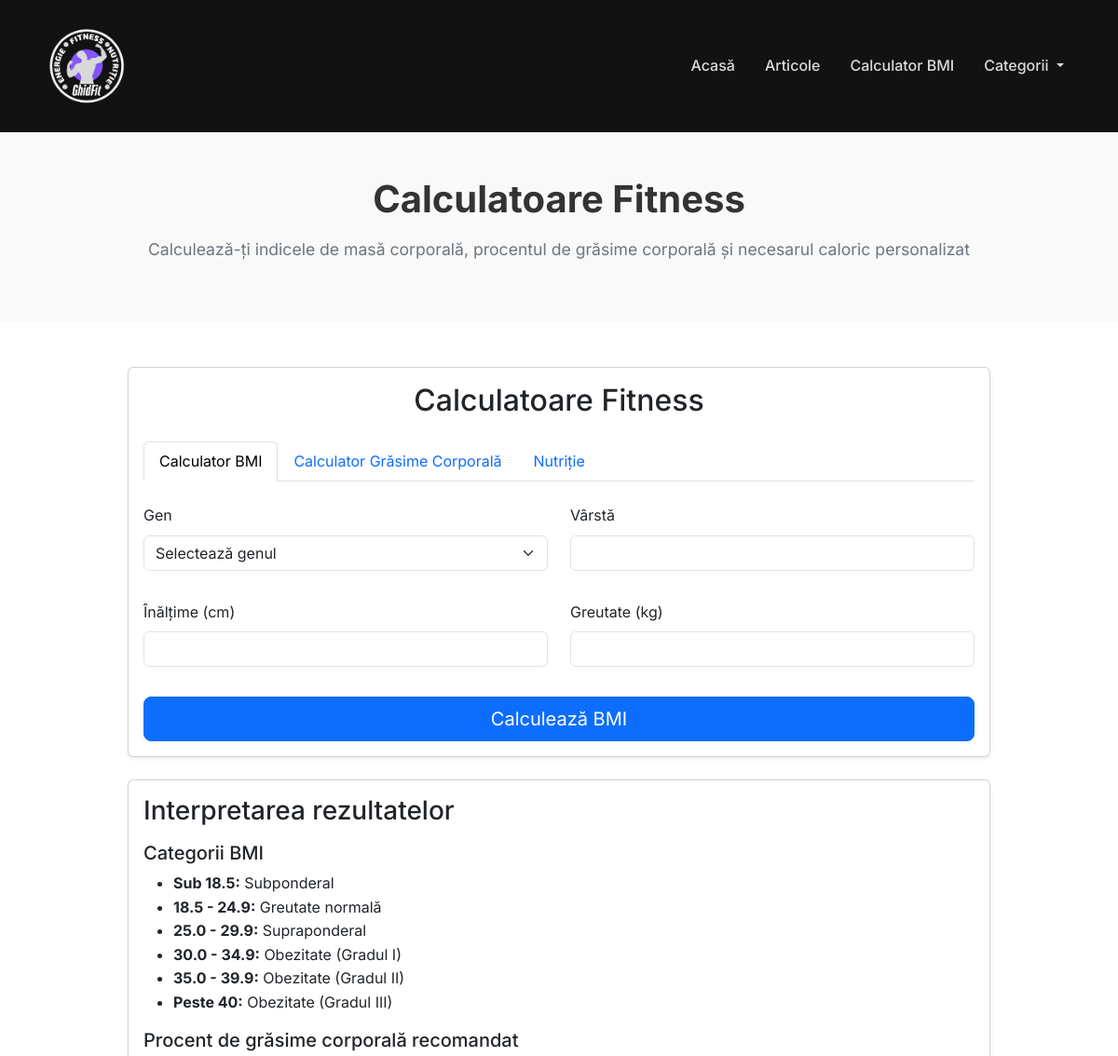
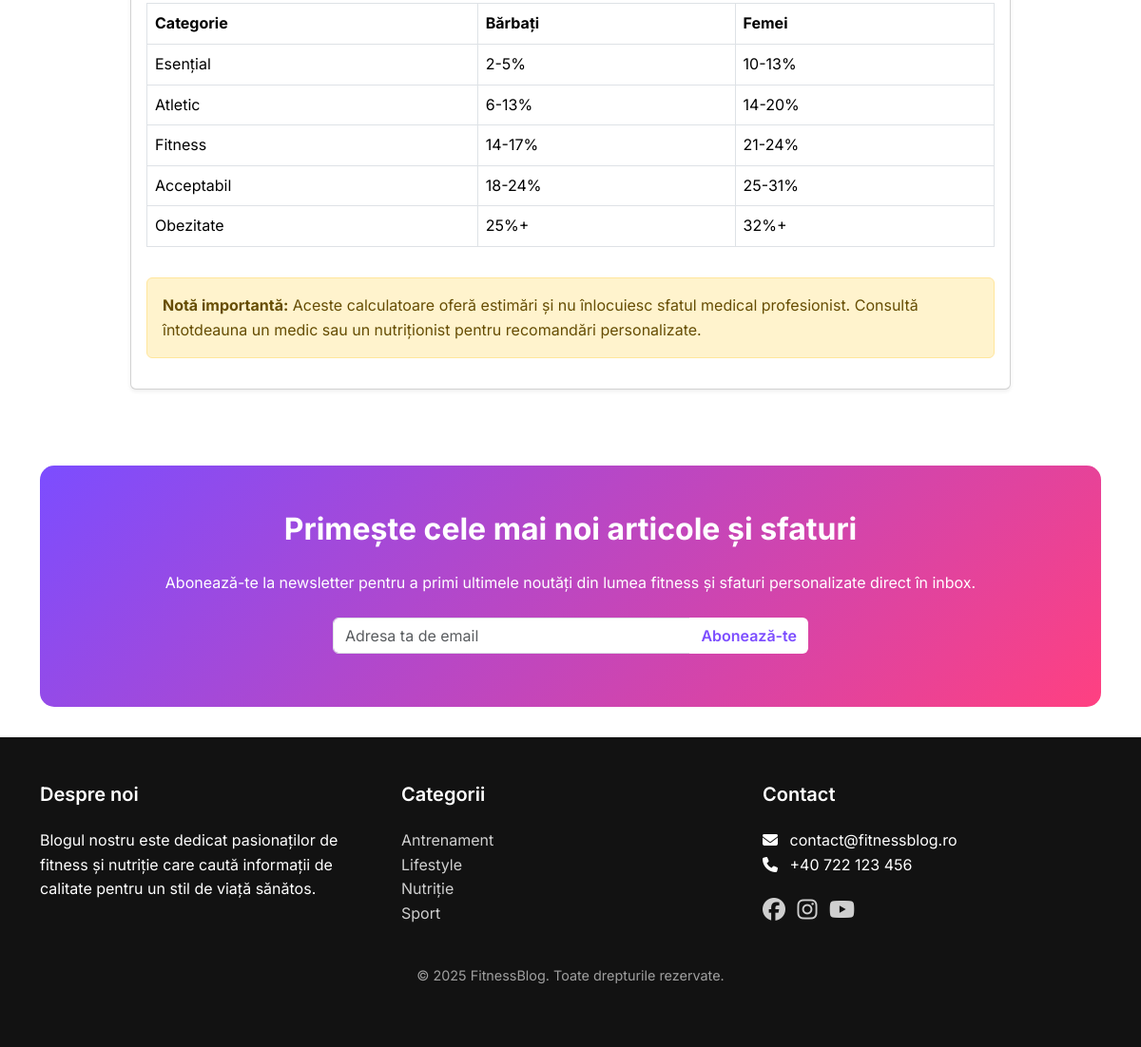
The app's page /calculator-bmi/ with its own data (2 pictures, top to bottom).
### blog/models.py (models this page shows, shortened)
class Category(models.Model):
    name = models.CharField(max_length=100, verbose_name='Nume')
    slug = models.SlugField(unique=True, verbose_name='Slug')
    icon = models.CharField(max_length=50, blank=True, null=True, verbose_name='Iconiță FontAwesome')
    class Meta:
        verbose_name = 'Categorie'
        verbose_name_plural = 'Categorii'
        ordering = ['name']

### blog/views.py (the view)
# urls.py: path('calculator-bmi/', views.bmi_calculator, name='bmi_calculator'),
def bmi_calculator(request):
    adsense_locations = {
        ad.name: ad.ad_code for ad in AdSenseLocation.objects.filter(is_active=True)
    }
    context = {
        'adsense_locations': adsense_locations,
    }
    return render(request, 'blog/bmi_calculator.html', context)

### blog/context_processors.py (called while the page is built)
def global_context(request):
    categories = Category.objects.annotate(
        articles_count=Count('articles')
    ).filter(articles_count__gt=0)
    adsense_locations = {
        ad.name: ad.ad_code for ad in AdSenseLocation.objects.filter(is_active=True)
    }
    return {
        'categories': categories,
        'adsense_locations': adsense_locations
    }

### templates/blog/bmi_calculator.html (shortened to what this page needs)
{% extends 'blog/base.html' %}
{% load static %}
{% block content %}
<div class="page-header text-center py-5">
    <div class="container">
        <h1 class="page-title mb-3">Calculatoare Fitness</h1>
        <p class="page-description">Calculează-ți indicele de masă corporală, procentul de grăsime corporală și necesarul caloric personalizat</p>
    </div>
</div>
<section class="py-5">
    <div class="container">
        <div class="row">
            <div class="col-lg-10 mx-auto">
                <div class="card shadow-sm">
                    <div class="card-body">
                        <h2 class="card-title text-center mb-4">Calculatoare Fitness</h2>
                        <ul class="nav nav-tabs mb-4" id="calculatorTabs" role="tablist">
                            <li class="nav-item" role="presentation">
                                <button class="nav-link active" id="standard-tab" data-bs-toggle="tab" data-bs-target="#standard" type="button" role="tab" aria-controls="standard" aria-selected="true">Calculator BMI</button>
                            </li>
                            <li class="nav-item" role="presentation">
                                <button class="nav-link" id="advanced-tab" data-bs-toggle="tab" data-bs-target="#advanced" type="button" role="tab" aria-controls="advanced" aria-selected="false">Calculator Grăsime Corporală</button>
                            </li>
                            <li class="nav-item" role="presentation">
                                <button class="nav-link" id="nutrition-tab" data-bs-toggle="tab" data-bs-target="#nutrition" type="button" role="tab" aria-controls="nutrition" aria-selected="false">Nutriție</button>
                            </li>
                        </ul>
                        <div class="tab-content" id="calculatorTabsContent">
                            <div class="tab-pane fade show active" id="standard" role="tabpanel" aria-labelledby="standard-tab">
                                <form id="bmiForm" class="needs-validation" novalidate>
                                    <div class="row mb-3">
                                        <div class="col-md-6 mb-3">
                                            <label for="gender" class="form-label">Gen</label>
                                            <select class="form-select" id="gender" required>
                                                <option value="" selected disabled>Selectează genul</option>
                                            </select>
                                        </div>
                                        <div class="col-md-6 mb-3">
                                            <label for="age" class="form-label">Vârstă</label>
                                            <input type="number" class="form-control" id="age" min="18" max="100" required>
                                        </div>
                                    </div>
                                    <div class="row mb-3">
                                        <div class="col-md-6 mb-3">
                                            <label for="height" class="form-label">Înălțime (cm)</label>
                                            <input type="number" class="form-control" id="height" min="100" max="250" required>
                                        </div>
                                        <div class="col-md-6 mb-3">
                                            <label for="weight" class="form-label">Greutate (kg)</label>
                                            <input type="number" class="form-control" id="weight" min="30" max="300" step="0.1" required>
                                        </div>
                                    </div>
                                    <div class="d-grid">
                                        <button type="submit" class="btn btn-primary btn-lg">Calculează BMI</button>
                                    </div>
                                </form>
                            </div>
                        </div>
                    </div>
                </div>
                <div class="card mt-4 shadow-sm">
                    <div class="card-body">
                        <h3 class="card-title">Interpretarea rezultatelor</h3>
                        <h5 class="mt-3">Categorii BMI</h5>
                        <ul>
                            <li><strong>Sub 18.5:</strong> Subponderal</li>
                            <li><strong>18.5 - 24.9:</strong> Greutate normală</li>
                            <li><strong>25.0 - 29.9:</strong> Supraponderal</li>
                            <li><strong>30.0 - 34.9:</strong> Obezitate (Gradul I)</li>
                            <li><strong>35.0 - 39.9:</strong> Obezitate (Gradul II)</li>
                            <li><strong>Peste 40:</strong> Obezitate (Gradul III)</li>
                        </ul>
                        <h5 class="mt-3">Procent de grăsime corporală recomandat</h5>
                        <div class="table-responsive">
                            <table class="table table-bordered">
                                <thead>
                                    <tr>
                                        <th>Categorie</th>
                                        <th>Bărbați</th>
                                        <th>Femei</th>
                                    </tr>
                                </thead>
                                <tbody>
                                    <tr>
                                        <td>Esențial</td>
                                        <td>2-5%</td>
                                        <td>10-13%</td>
                                    </tr>
                                    <tr>
                                        <td>Atletic</td>
                                        <td>6-13%</td>
                                        <td>14-20%</td>
                                    </tr>
                                    <tr>
                                        <td>Fitness</td>
                                        <td>14-17%</td>
                                        <td>21-24%</td>
                                    </tr>
                                    <tr>
                                        <td>Acceptabil</td>
                                        <td>18-24%</td>
                                        <td>25-31%</td>
                                    </tr>
                                    <tr>
                                        <td>Obezitate</td>
                                        <td>25%+</td>
                                        <td>32%+</td>
                                    </tr>
                                </tbody>
                            </table>
                        </div>
                        <div class="alert alert-warning mt-3">
                            <strong>Notă importantă:</strong> Aceste calculatoare oferă estimări și nu înlocuiesc sfatul medical profesionist. Consultă întotdeauna un medic sau un nutriționist pentru recomandări personalizate.
                        </div>
                    </div>
                </div>
            </div>
        </div>
    </div>
</section>
{% endblock %}

### templates/blog/base.html (shortened to what this page needs)
<!DOCTYPE html>
<html lang="ro">
<head>
    <link rel="stylesheet" href="https://cdnjs.cloudflare.com/ajax/libs/font-awesome/6.5.1/css/all.min.css">
    <link href="https://cdn.jsdelivr.net/npm/bootstrap@5.3.2/dist/css/bootstrap.min.css" rel="stylesheet">
    {% load static %}
    <link rel="stylesheet" href="{% static 'css/styles.css' %}">
</head>
<body>
    <header class="header">
        <nav class="navbar navbar-expand-lg navbar-dark">
            <div class="container">
                <a class="navbar-brand mx-auto order-0" href="{% url 'blog:home' %}">
                    <picture>
                        <source srcset="{% static 'images/logo.webp' %}" type="image/webp">
                        <img src="{% static 'images/logo.webp' %}" alt="GhidFit" class="navbar-logo">
                    </picture>
                </a>
                <div class="collapse navbar-collapse order-2" id="navbarNav">
                    <ul class="navbar-nav ms-auto">
                        <li class="nav-item">
                            <a class="nav-link" href="{% url 'blog:home' %}">Acasă</a>
                        </li>
                        <li class="nav-item">
                            <a class="nav-link" href="{% url 'blog:all_articles' %}">Articole</a>
                        </li>
                        <li class="nav-item">
                            <a class="nav-link" href="{% url 'blog:bmi_calculator' %}">Calculator BMI</a>
                        </li>
                        <li class="nav-item dropdown">
                            <a class="nav-link dropdown-toggle" href="#" id="navbarDropdown" role="button" data-bs-toggle="dropdown" aria-expanded="false">
                                Categorii
                            </a>
                        </li>
                    </ul>
                </div>
            </div>
        </nav>
    </header>
    <main>
        {% block content %}{% endblock %}
    </main>
    <section class="newsletter-section">
        <div class="container">
            <div class="newsletter-container py-5 px-4">
                <div class="row">
                    <div class="col-lg-12 text-center">
                        <h2 class="section-title">Primește cele mai noi articole și sfaturi</h2>
                        <p class="mb-4">Abonează-te la newsletter pentru a primi ultimele noutăți din lumea fitness și sfaturi personalizate direct în inbox.</p>
                        <form id="newsletter-form" class="newsletter-form">
                            <div class="input-group">
                                <input type="email" class="form-control" id="email" name="email" placeholder="Adresa ta de email" required>
                                <button type="submit" class="btn subscribe-btn">Abonează-te</button>
                            </div>
                        </form>
                    </div>
                </div>
            </div>
        </div>
    </section>
    <footer class="footer py-5">
        <div class="container">
            <div class="row">
                <div class="col-md-4">
                    <h5>Despre noi</h5>
                    <p>Blogul nostru este dedicat pasionaților de fitness și nutriție care caută informații de calitate pentru un stil de viață sănătos.</p>
                </div>
                <div class="col-md-4">
                    <h5>Categorii</h5>
                    <ul class="list-unstyled">
                        {% for category in categories %}
                            <li><a href="{% url 'blog:category_articles' category.slug %}">{{ category.name }}</a></li>
                        {% endfor %}
                    </ul>
                </div>
                <div class="col-md-4">
                    <h5>Contact</h5>
                    <ul class="list-unstyled">
                        <li><i class="fas fa-envelope me-2"></i> contact@fitnessblog.ro</li>
                        <li><i class="fas fa-phone me-2"></i> +40 722 123 456</li>
                    </ul>
                    <div class="social-icons mt-3">
                        <a href="#" class="me-2"><i class="fab fa-facebook"></i></a>
                        <a href="#" class="me-2"><i class="fab fa-instagram"></i></a>
                        <a href="#" class="me-2"><i class="fab fa-youtube"></i></a>
                    </div>
                </div>
            </div>
            <div class="row mt-4">
                <div class="col-md-12 text-center">
                    <p class="copyright">© 2025 FitnessBlog. Toate drepturile rezervate.</p>
                </div>
            </div>
        </div>
    </footer>
</body>
</html>

### static/css/styles.css (style rules this page uses)
:root { --primary-color: #7c4dff; --primary-hover: #6a3ff5; --secondary-color: #ff4081; --secondary-hover: #f50057; --text-color: #333; --light-text: #fff; --dark-bg: #121212; --light-bg: #f9f9f9; --gray-color: #6c757d; --border-color: #e9ecef; --antrenament-color: #ff5722; --nutritie-color: #4caf50; --lifestyle-color: #2196f3; }
body { font-family: 'Inter', sans-serif; color: var(--text-color); line-height: 1.6; background-color: #fff; }
a { color: var(--primary-color); text-decoration: none; transition: all 0.3s ease; }
.section-title { font-weight: 700; margin-bottom: 1.5rem; }
.header { background-color: var(--dark-bg); }
.navbar-dark { padding: 1rem 0; }
.navbar-logo { height: 100px; width: auto; }
.navbar-dark .navbar-nav .nav-link { color: rgba(255, 255, 255, 0.85); font-weight: 500; padding: 0.5rem 1rem; }
.navbar-brand { font-family: 'Inter', sans-serif; font-weight: 700; font-size: 1.5rem; letter-spacing: -0.5px; }
.newsletter-section { padding: 2rem 0; }
.newsletter-container { background: linear-gradient(135deg, var(--primary-color), var(--secondary-color)); border-radius: 15px; color: white; }
.newsletter-form { max-width: 500px; margin: 0 auto; }
.subscribe-btn { background-color: white; color: var(--primary-color); font-weight: 600; border: none; transition: all 0.3s ease; }
.footer { background-color: var(--dark-bg); color: white; }
.footer h5 { color: white; font-weight: 600; margin-bottom: 1.5rem; }
.footer a { color: rgba(255, 255, 255, 0.8); transition: all 0.3s ease; }
.footer .social-icons a { font-size: 1.5rem; margin-right: 1rem; }
.copyright { color: rgba(255, 255, 255, 0.6); font-size: 0.9rem; }
.category-header, .page-header { background-color: var(--light-bg); padding: 3rem 0; }
.category-title, .page-title { font-size: 2.5rem; font-weight: 700; margin-bottom: 1rem; }
.category-description, .page-description { color: var(--gray-color); font-size: 1.1rem; }

### records on screen
Category: name "Antrenament"
Category: name "Lifestyle"
Category: name "Nutriție"
Category: name "Sport"
